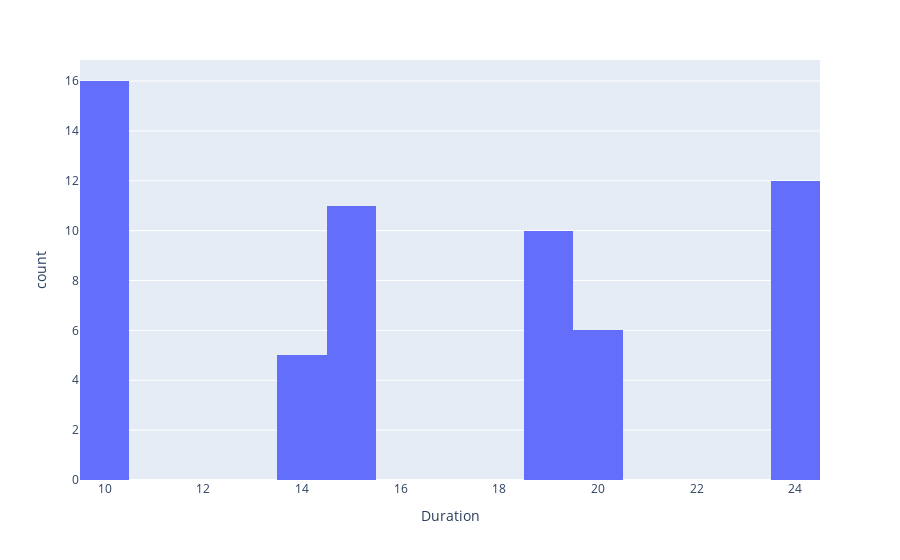

The code cell stored with this chart in its notebook:
### Code cell
mainLogger.debug(f"max={max}")
fig = px.histogram(df_users, x="Duration", nbins=20)
fig.show()

### Figure 1 — Plotly figure (JSON) as saved in the notebook; plotly's stock layout.template omitted (floating-point values rounded to 4 significant figures)
{"data": [{"alignmentgroup": "True", "bingroup": "x", "hovertemplate": "Duration=%{x}<br>count=%{y}<extra></extra>", "legendgroup": "", "marker": {"color": "#636efa", "pattern": {"shape": ""}}, "name": "", "nbinsx": 20, "offsetgroup": "", "orientation": "v", "showlegend": false, "type": "histogram", "x": [10, 10, 10, 10, 10, 10, 10, 10, 10, 10, 10, 10, 10, 10, 10, 10, 15, 15, 14, 15, 15, 14, 15, 15, 14, 15, 15, 14, 15, 15, 14, 15, 20, 19, 19, 20, 19, 19, 20, 19, 19, 20, 19, 19, 20, 19, 19, 20, 24, 24, 24, 24, 24, 24, 24, 24, 24, 24, 24, 24], "xaxis": "x", "yaxis": "y"}], "layout": {"barmode": "relative", "legend": {"tracegroupgap": 0}, "margin": {"t": 60}, "xaxis": {"anchor": "y", "domain": [0, 1], "title": {"text": "Duration"}}, "yaxis": {"anchor": "x", "domain": [0, 1], "title": {"text": "count"}}}}
